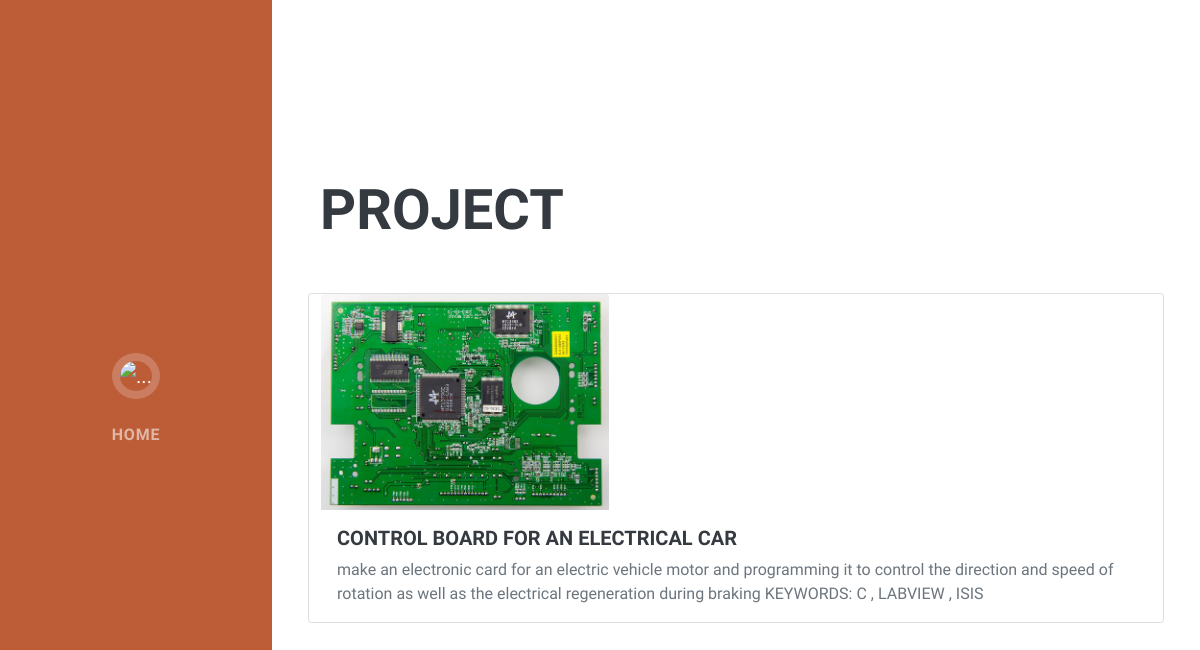
The app's page /project/1 with its own data.
### project/models.py (models this page shows, shortened)
class Project(models.Model):
    title = models.CharField(max_length=50)
    description = models.CharField(max_length= 250)
    image = models.ImageField(upload_to='resume/images/')
    url = models.URLField(blank=True)

### project/views.py (the view)
# urls.py: path('project/<int:project_id>', views.detail, name='detail'),
def detail(request, project_id):
    project = get_object_or_404(Project, id=project_id)
    context = {
        'project':project
    }
    return render(request, 'project/detail.html', context)

### project/templates/project/detail.html (shortened to what this page needs)
<!DOCTYPE html>
{% load static %}
<html lang="en">
    <head>
        <link href="{% static 'css/styles.css' %}" rel="stylesheet" />
    </head>
    <body id="page-top">
        <nav class="navbar navbar-expand-lg navbar-dark bg-primary fixed-top" id="sideNav">
            <a class="navbar-brand js-scroll-trigger" href="#page-top">
                <span class="d-none d-lg-block"><img class="img-fluid img-profile rounded-circle mx-auto mb-2" src="{% static 'assets/img/profile.jpg' %}" alt="..." /></span>
            </a>
            <div class="collapse navbar-collapse" id="navbarResponsive">
                <ul class="navbar-nav">
                    <li class="nav-item"><a class="nav-link js-scroll-trigger" href="{% url 'index' %}">HOME</a></li>
                </ul>
            </div>
        </nav>
            <section class="resume-section" id="Projects">
                <div class="resume-section-content">
                    <h2 class="mb-5">Project</h2>
                    <div class="row">
                    <div class="card" >
                       <img class="card-img-top" style="width: 18rem" src="{{ project.image.url }}" alt="Card image cap">
                        <div class="card-body">
                          <h5 class="card-title">{{ project.title }}</h5>
                          <p class="card-text">{{project.description }}</p>
                        </div>
                      </div>
                     </div>
                </div>
            </section>

### records on screen
Project: image (picture), title "CONTROL BOARD FOR AN ELECTRICAL CAR", description "make an electronic card for an electric vehicle motor and programming it to control the direction and speed of rotation as well as the electrical regeneration during braking KEYWORDS: C , LABVIEW , ISIS"
